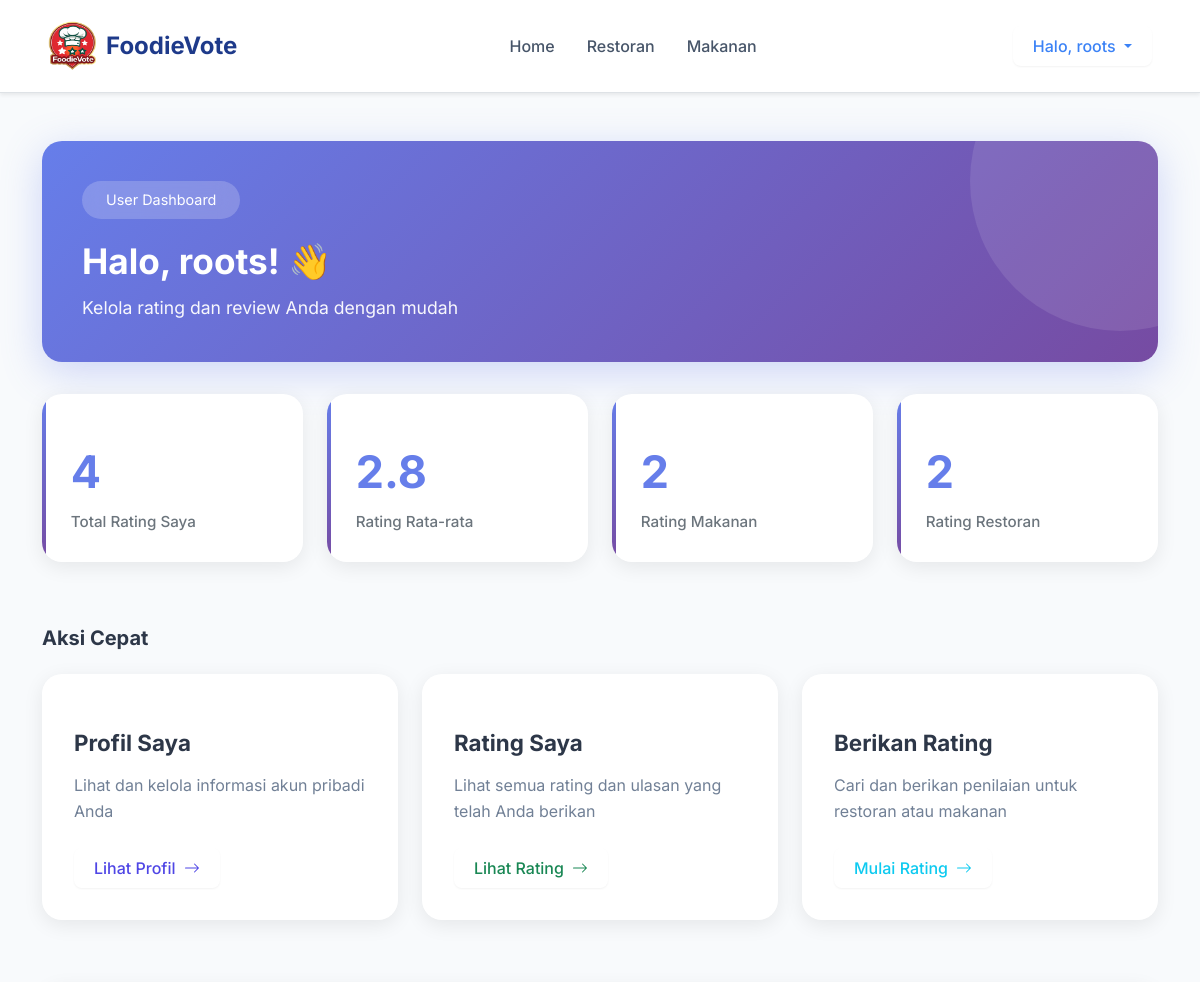
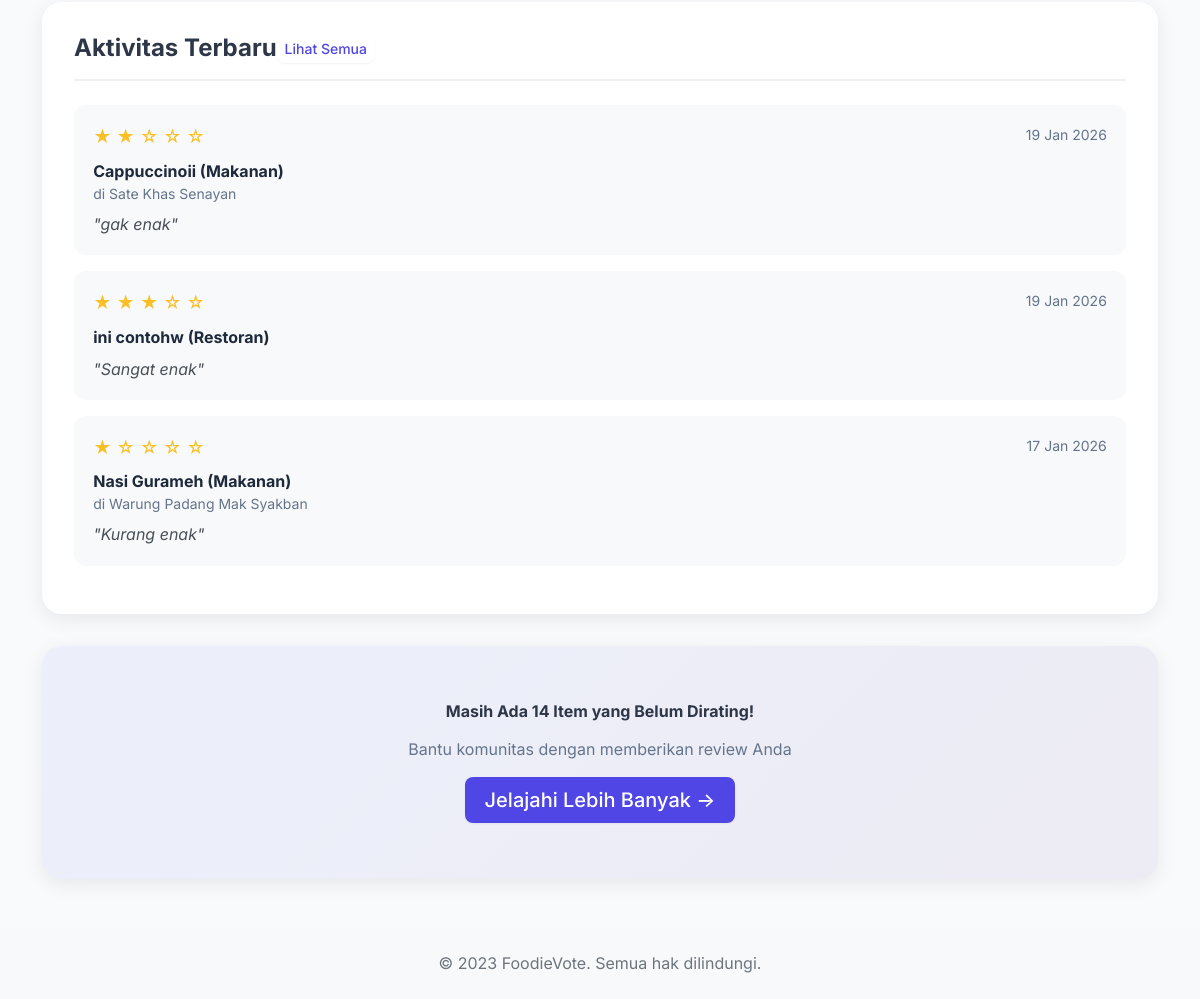
The page /Sasino/foodievote/ (signed in) on the database its author committed (2 pictures, top to bottom).
### tables this page shows
CREATE TABLE `users` (
  `id` int NOT NULL,
  `username` varchar(50) NOT NULL,
  `email` varchar(100) NOT NULL,
  `password` varchar(255) NOT NULL,
  `role` enum('user','admin') DEFAULT 'user',
  `created_at` timestamp NULL DEFAULT CURRENT_TIMESTAMP
);

CREATE TABLE `ratings` (
  `id` int NOT NULL,
  `user_id` int NOT NULL,
  `restaurant_id` int DEFAULT NULL,
  `food_id` int DEFAULT NULL,
  `rating` int NOT NULL,
  `review` text,
  `created_at` timestamp NULL DEFAULT CURRENT_TIMESTAMP
);

CREATE TABLE `foods` (
  `id` int NOT NULL,
  `name` varchar(255) NOT NULL,
  `description` text NOT NULL,
  `price` decimal(10,2) NOT NULL,
  `restaurant_id` int NOT NULL,
  `image_url` varchar(500) DEFAULT NULL,
  `created_at` timestamp NULL DEFAULT CURRENT_TIMESTAMP
);

### config/database.php (called while the page is built, shortened)
<?php
function getConnection() {
    try {
        $pdo = new PDO("mysql:host=" . DB_HOST . ";dbname=" . DB_NAME, DB_USER, DB_PASS);
        $pdo->setAttribute(PDO::ATTR_ERRMODE, PDO::ERRMODE_EXCEPTION);
        return $pdo;
    } catch(PDOException $e) {
        die("Koneksi gagal: " . $e->getMessage());
    }
}

### core/session.php (called while the page is built, shortened)
<?php
function getSession($key) {
    return isset($_SESSION[$key]) ? $_SESSION[$key] : null;
}

### modules/users/user.model.php (called while the page is built, shortened)
<?php
require_once __DIR__.'/../../config/database.php';
class UserModel
{
    private $conn;
    public function __construct()
    {
        $this->conn = getConnection();
    }
    private function validateId($id)
    {
        return (int) $id;
    }
    public function getUserById($id)
    {
        try {
            $id = $this->validateId($id);
            $sql = 'SELECT id, username, email, password, role, created_at FROM users WHERE id = :id';
            $stmt = $this->conn->prepare($sql);
            $stmt->bindParam(':id', $id, PDO::PARAM_INT);
            $stmt->execute();
            return $stmt->fetch(PDO::FETCH_ASSOC);
        } catch (Exception $e) {
            error_log('Error in getUserById: '.$e->getMessage());
            return false;
        }
    }
}

### modules/ratings/rating.model.php (called while the page is built, shortened)
<?php
require_once __DIR__ . '/../../config/database.php';
class RatingModel {
    private $conn;
    public function __construct() {
        $this->conn = getConnection();
    }
    private function validateId($id) {
        return (int)$id;
    }
    public function getRatingsByUser($userId) {
        try {
            $userId = $this->validateId($userId);
            $sql = "SELECT r.id, r.user_id, r.restaurant_id, r.food_id, r.rating, r.review, r.created_at,
                    u.username,
                    COALESCE(res.name, res2.name) as restaurant_name,
                    f.name as food_name
                    FROM ratings r
                    JOIN users u ON r.user_id = u.id
                    LEFT JOIN restaurants res ON r.restaurant_id = res.id
                    LEFT JOIN foods f ON r.food_id = f.id
                    LEFT JOIN restaurants res2 ON f.restaurant_id = res2.id
                    WHERE r.user_id = :user_id
                    ORDER BY r.created_at DESC";
            $stmt = $this->conn->prepare($sql);
            $stmt->bindParam(':user_id', $userId, PDO::PARAM_INT);
            $stmt->execute();
            return $stmt->fetchAll(PDO::FETCH_ASSOC);
        } catch (Exception $e) {
            error_log("Error in getRatingsByUser: " . $e->getMessage());
            return [];
        }
    }
}

### modules/restaurants/restaurant.model.php (called while the page is built, shortened)
<?php
require_once __DIR__ . '/../../config/database.php';
class RestaurantModel {
    private $conn;
    public function __construct() {
        $this->conn = getConnection();
    }
    public function getAllRestaurants() {
        try {
            $sql = "SELECT r.id, r.name, r.description, r.address, r.phone, r.operating_hours, r.image_url,
                    AVG(rt.rating) as avg_rating, COUNT(rt.id) as total_ratings
                    FROM restaurants r
                    LEFT JOIN ratings rt ON r.id = rt.restaurant_id
                    GROUP BY r.id
                    ORDER BY avg_rating DESC, r.name ASC";
            $stmt = $this->conn->prepare($sql);
            $stmt->execute();
            return $stmt->fetchAll(PDO::FETCH_ASSOC);
        } catch (PDOException $e) {
            error_log("Error in getAllRestaurants: " . $e->getMessage());
            return [];
        }
    }
}

### modules/foods/food.model.php (called while the page is built, shortened)
<?php
require_once __DIR__ . '/../../config/database.php';
class FoodModel {
    private $conn;
    public function __construct() {
        $this->conn = getConnection();
    }
    public function getAllFoods() {
        try {
            $sql = "SELECT f.id, f.name, f.description, f.price, f.image_url, f.restaurant_id,
                    r.name as restaurant_name,
                    AVG(rt.rating) as avg_rating, COUNT(rt.id) as total_ratings
                    FROM foods f
                    JOIN restaurants r ON f.restaurant_id = r.id
                    LEFT JOIN ratings rt ON f.id = rt.food_id
                    GROUP BY f.id
                    ORDER BY avg_rating DESC, f.name ASC";
            $stmt = $this->conn->prepare($sql);
            $stmt->execute();
            return $stmt->fetchAll(PDO::FETCH_ASSOC);
        } catch (PDOException $e) {
            error_log("Error in getAllFoods: " . $e->getMessage());
            return [];
        }
    }
}

### views/user/dashboard.php (the view, shortened to what this page needs)
<?php
require_once '../modules/users/user.model.php';
require_once '../modules/ratings/rating.model.php';
require_once '../modules/restaurants/restaurant.model.php';
require_once '../modules/foods/food.model.php';
$userModel = new UserModel();
$ratingModel = new RatingModel();
$restaurantModel = new RestaurantModel();
$foodModel = new FoodModel();
$userId = getSession('user_id');
$user = $userModel->getUserById($userId);
$userRatings = $ratingModel->getRatingsByUser($userId);
$totalRatings = count($userRatings);
$avgRating = 0;
if ($totalRatings > 0) {
    $sumRatings = array_sum(array_column($userRatings, 'rating'));
    $avgRating = round($sumRatings / $totalRatings, 1);
}
$foodRatings = array_filter($userRatings, function($r) { return !empty($r['food_id']); });
$restaurantRatings = array_filter($userRatings, function($r) { return empty($r['food_id']); });
$recentRatings = array_slice($userRatings, 0, 3);
$totalRestaurants = count($restaurantModel->getAllRestaurants());
$totalFoods = count($foodModel->getAllFoods());
?>
<div class="user-dashboard-header fade-in-up">
    <div class="welcome-badge"> User Dashboard</div>
    <div class="user-greeting">Halo, <?php echo htmlspecialchars($user['username']); ?>! 👋</div>
    <div class="user-subtitle">Kelola rating dan review Anda dengan mudah</div>
</div>
<div class="row mb-4">
    <div class="col-lg-3 col-md-6 mb-4 fade-in-up" style="animation-delay: 0.1s">
        <div class="stat-card-user">
            <div class="stat-number-user"><?php echo $totalRatings; ?></div>
            <div class="stat-label-user">Total Rating Saya</div>
        </div>
    </div>
    <div class="col-lg-3 col-md-6 mb-4 fade-in-up" style="animation-delay: 0.2s">
        <div class="stat-card-user">
            <div class="stat-number-user"><?php echo $avgRating; ?></div>
            <div class="stat-label-user">Rating Rata-rata</div>
        </div>
    </div>
    <div class="col-lg-3 col-md-6 mb-4 fade-in-up" style="animation-delay: 0.3s">
        <div class="stat-card-user">
            <div class="stat-number-user"><?php echo count($foodRatings); ?></div>
            <div class="stat-label-user">Rating Makanan</div>
        </div>
    </div>
    <div class="col-lg-3 col-md-6 mb-4 fade-in-up" style="animation-delay: 0.4s">
        <div class="stat-card-user">
            <div class="stat-number-user"><?php echo count($restaurantRatings); ?></div>
            <div class="stat-label-user">Rating Restoran</div>
        </div>
    </div>
</div>
<div class="row mb-4">
    <div class="col-12 mb-3">
        <h3 style="font-weight: 700; color: #2d3748;">Aksi Cepat</h3>
    </div>
    <div class="col-lg-4 col-md-6 mb-4 fade-in-up" style="animation-delay: 0.5s">
        <a href="index.php?page=profile" class="action-card">
            <h5 class="action-title">Profil Saya</h5>
            <p class="action-description">Lihat dan kelola informasi akun pribadi Anda</p>
            <span class="action-button btn btn-outline-primary">
                Lihat Profil
                <svg width="16" height="16" fill="currentColor" viewBox="0 0 16 16">
                    <path fill-rule="evenodd" d="M1 8a.5.5 0 0 1 .5-.5h11.793l-3.147-3.146a.5.5 0 0 1 .708-.708l4 4a.5.5 0 0 1 0 .708l-4 4a.5.5 0 0 1-.708-.708L13.293 8.5H1.5A.5.5 0 0 1 1 8z"/>
                </svg>
            </span>
        </a>
    </div>
    <div class="col-lg-4 col-md-6 mb-4 fade-in-up" style="animation-delay: 0.6s">
        <a href="index.php?page=my-ratings" class="action-card">
            <h5 class="action-title">Rating Saya</h5>
            <p class="action-description">Lihat semua rating dan ulasan yang telah Anda berikan</p>
            <span class="action-button btn btn-outline-success">
                Lihat Rating
                <svg width="16" height="16" fill="currentColor" viewBox="0 0 16 16">
                    <path fill-rule="evenodd" d="M1 8a.5.5 0 0 1 .5-.5h11.793l-3.147-3.146a.5.5 0 0 1 .708-.708l4 4a.5.5 0 0 1 0 .708l-4 4a.5.5 0 0 1-.708-.708L13.293 8.5H1.5A.5.5 0 0 1 1 8z"/>
                </svg>
            </span>
        </a>
    </div>
    <div class="col-lg-4 col-md-6 mb-4 fade-in-up" style="animation-delay: 0.7s">
        <a href="index.php?page=restaurants" class="action-card">
            <h5 class="action-title">Berikan Rating</h5>
            <p class="action-description">Cari dan berikan penilaian untuk restoran atau makanan</p>
            <span class="action-button btn btn-outline-info">
                Mulai Rating
                <svg width="16" height="16" fill="currentColor" viewBox="0 0 16 16">
                    <path fill-rule="evenodd" d="M1 8a.5.5 0 0 1 .5-.5h11.793l-3.147-3.146a.5.5 0 0 1 .708-.708l4 4a.5.5 0 0 1 0 .708l-4 4a.5.5 0 0 1-.708-.708L13.293 8.5H1.5A.5.5 0 0 1 1 8z"/>
                </svg>
            </span>
        </a>
    </div>
</div>
<div class="row">
    <div class="col-12 fade-in-up" style="animation-delay: 0.8s">
        <div class="recent-activity">
            <div class="activity-header">
                <h4 class="activity-title">Aktivitas Terbaru</h4>
                <?php if ($totalRatings > 0): ?>
                    <a href="index.php?page=my-ratings" class="btn btn-sm btn-outline-primary">Lihat Semua</a>
                <?php endif; ?>
            </div>
            <?php if (!empty($recentRatings)): ?>
                <?php foreach ($recentRatings as $rating): ?>
                    <div class="rating-item">
                        <div class="d-flex justify-content-between align-items-start">
                            <div class="flex-grow-1">
                                <div class="rating-stars">
                                    <?php for ($i = 1; $i <= 5; $i++): ?>
                                        <?php echo $i <= $rating['rating'] ? '★' : '☆'; ?>
                                    <?php endfor; ?>
                                </div>
                                <strong>
                                    <?php
                                    if (!empty($rating['food_name'])) {
                                        echo htmlspecialchars($rating['food_name']) . ' (Makanan)';
                                    } else {
                                        echo htmlspecialchars($rating['restaurant_name'] ?? 'Item') . ' (Restoran)';
                                    }
                                    ?>
                                </strong>
                                <?php if (!empty($rating['restaurant_name']) && !empty($rating['food_name'])): ?>
                                    <small class="text-muted d-block">di <?php echo htmlspecialchars($rating['restaurant_name']); ?></small>
                                <?php endif; ?>
                                <div class="rating-review">
                                    "<?php echo htmlspecialchars($rating['review'] ?? ''); ?>"
                                </div>
                            </div>
                            <small class="text-muted ms-3">
                                <?php echo isset($rating['created_at']) ? date('d M Y', strtotime($rating['created_at'])) : '-'; ?>
                            </small>
                        </div>
                    </div>
                <?php endforeach; ?>
            <?php endif; ?>
        </div>
    </div>
</div>
<?php if ($totalRatings > 0): ?>
<div class="row mt-4">
    <div class="col-12 fade-in-up" style="animation-delay: 0.9s">
        <div class="recent-activity" style="background: linear-gradient(135deg, #667eea15 0%, #764ba215 100%);">
            <div class="text-center py-4">
                <h5 style="font-weight: 700; color: #2d3748; margin-bottom: 1rem;">
                     Masih Ada <?php echo ($totalRestaurants + $totalFoods) - $totalRatings; ?> Item yang Belum Dirating!
                </h5>
                <p class="text-muted mb-3">Bantu komunitas dengan memberikan review Anda</p>
                <a href="index.php?page=restaurants" class="btn btn-primary btn-lg">
                    Jelajahi Lebih Banyak →
                </a>
            </div>
        </div>
    </div>
</div>
<?php endif; ?>

### assets/css/style.css (style rules this page uses)
body { font-family: 'Segoe UI', Tahoma, Geneva, Verdana, sans-serif; padding-top: 20px; padding-bottom: 20px; }
.btn { border-radius: 30px; }
.rating-stars { color: #ffc107; }
body:not(.admin-body) { padding-top: 20px; }

### assets/css/navUser.css (style rules this page uses)
* { margin: 0; padding: 0; box-sizing: border-box; }
body { margin: 0 !important; padding: 0 !important; }

### rows shown on the page
users: username "roots"
ratings: rating 2 (drawn), food.name "Cappuccinoii", restaurant_name "Sate Khas Senayan", review "gak enak", created_at "19 Jan 2026"
ratings: rating 3 (drawn), restaurant_name "ini contohw", review "Sangat enak", created_at "19 Jan 2026"
ratings: rating 1 (drawn), food.name "Nasi Gurameh", restaurant_name "Warung Padang Mak Syakban", review "Kurang enak", created_at "17 Jan 2026"

### other values the page prints
getSession('username') "roots"
$totalRatings "4"
$avgRating "2.8"
count($foodRatings) "2"
count($restaurantRatings) "2"
